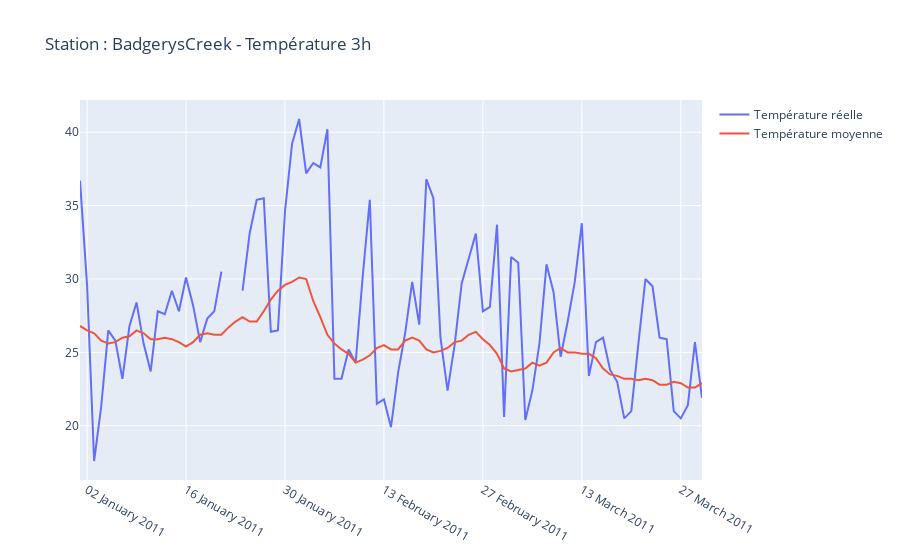

Notebook source saved alongside this figure:
### Code cell
df_hist_tmp = df_meteo[["Date", "Temp3pm"]].loc[(df_meteo["Date"] >= '2011-01-01') & (df_meteo["Date"] <= '2011-03-30') & (df_meteo["Location"] == "BadgerysCreek")]

df_hist_tmp["Temp_mean"] = pd.NA

index_na = df_hist_tmp["Temp_mean"].isna()

df_hist_tmp.loc[index_na, "Temp_mean"] = df_hist_tmp[index_na].apply(lambda x: f_get_mean_value(df_meteo,"Temp3pm", x['Date'], "Tempéré"), axis=1)
fig = go.Figure(go.Scatter( x = df_hist_tmp['Date'],
    y = df_hist_tmp['Temp3pm'], 
    name = "Température réelle"))

fig = fig.add_trace(go.Scatter( x = df_hist_tmp['Date'],
    y = df_hist_tmp['Temp_mean'],
    name = "Température moyenne"))

fig.update_layout(
    title = 'Station : BadgerysCreek - Température 3h',
    xaxis_tickformat = '%d %B %Y'
)

fig.show()
